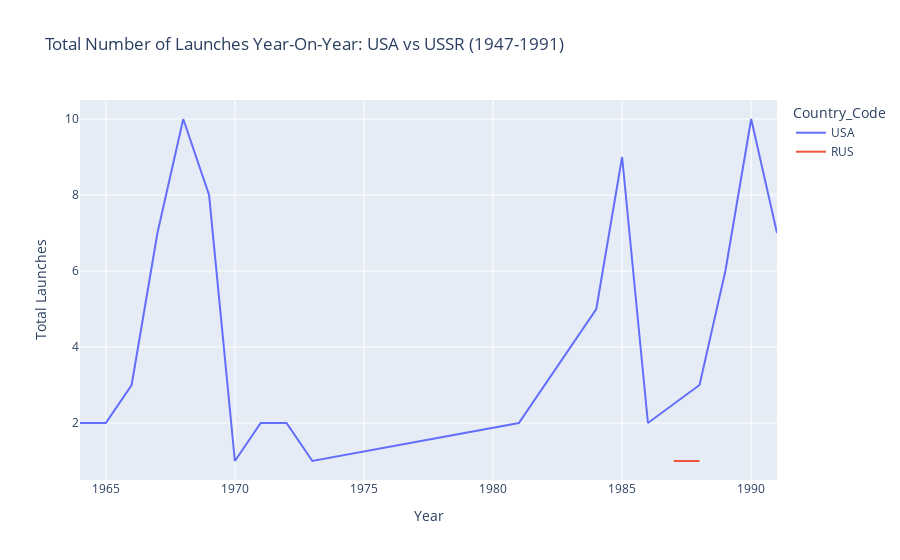

The notebook cell saved with this chart:
### Markdown cell above
## Create a Chart that Shows the Total Number of Launches Year-On-Year by the Two Superpowers

### Code cell
# Count launches year-on-year by country
launches_yearly = df_filtered.groupby(['Date', 'Country_Code']).size().reset_index(name='Launches')

# Create a line chart showing the total number of launches year-on-year by USA and USSR
fig = px.line(launches_yearly, 
              x='Date', 
              y='Launches', 
              color='Country_Code', 
              title='Total Number of Launches Year-On-Year: USA vs USSR (1947-1991)',
              labels={'Launches': 'Total Launches', 'Date': 'Year'})

# Show the plot
fig.show()

### Figure 1 — Plotly figure (JSON) as saved in the notebook; plotly's stock layout.template omitted (floating-point values rounded to 4 significant figures)
{"data": [{"hovertemplate": "Country_Code=USA<br>Year=%{x}<br>Total Launches=%{y}<extra></extra>", "legendgroup": "USA", "line": {"color": "#636efa", "dash": "solid"}, "marker": {"symbol": "circle"}, "mode": "lines", "name": "USA", "orientation": "v", "showlegend": true, "type": "scatter", "x": [1964, 1965, 1966, 1967, 1968, 1969, 1970, 1971, 1972, 1973, 1981, 1982, 1983, 1984, 1985, 1986, 1988, 1989, 1990, 1991], "xaxis": "x", "y": [2, 2, 3, 7, 10, 8, 1, 2, 2, 1, 2, 3, 4, 5, 9, 2, 3, 6, 10, 7], "yaxis": "y"}, {"hovertemplate": "Country_Code=RUS<br>Year=%{x}<br>Total Launches=%{y}<extra></extra>", "legendgroup": "RUS", "line": {"color": "#EF553B", "dash": "solid"}, "marker": {"symbol": "circle"}, "mode": "lines", "name": "RUS", "orientation": "v", "showlegend": true, "type": "scatter", "x": [1987, 1988], "xaxis": "x", "y": [1, 1], "yaxis": "y"}], "layout": {"legend": {"title": {"text": "Country_Code"}, "tracegroupgap": 0}, "title": {"text": "Total Number of Launches Year-On-Year: USA vs USSR (1947-1991)"}, "xaxis": {"anchor": "y", "domain": [0, 1], "title": {"text": "Year"}}, "yaxis": {"anchor": "x", "domain": [0, 1], "title": {"text": "Total Launches"}}}}
